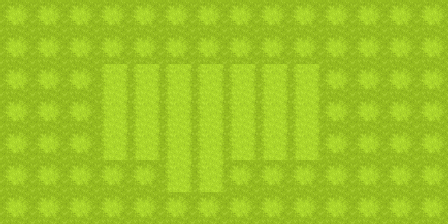

Rendered tile map (Tiled .tmx) drawn with the repository's tilesets; below, a short description and the full map source, tile grids included:
An orthogonal 14x7 tile map with 32x32 px tiles, 1 tile layer (level1), 2 tilesets.

<map version="1.4" tiledversion="1.4.3" orientation="orthogonal" renderorder="right-down" width="14" height="7" tilewidth="32" tileheight="32" infinite="0" nextlayerid="3" nextobjectid="1">
 <editorsettings>
  <export target="maps..tmx" format="tmx" />
 </editorsettings>
 <tileset firstgid="1" name="grass01" tilewidth="32" tileheight="32" tilecount="5" columns="5">
  <image source="../spritesheets/grass01.png" width="170" height="34" />
 </tileset>
 <tileset firstgid="6" name="mal01" tilewidth="32" tileheight="32" tilecount="12" columns="12">
  <image source="../spritesheets/mal01.png" width="384" height="32" />
 </tileset>
 <layer id="1" name="level1" width="14" height="7">
  <data encoding="csv">
1,1,1,1,1,1,1,1,1,1,1,1,1,1,
1,1,1,1,1,1,1,1,1,1,1,1,1,1,
1,1,1,2,2,2,2,2,2,2,1,1,1,1,
1,1,1,2,2,2,2,2,2,2,1,1,1,1,
1,1,1,2,2,2,2,2,2,2,1,1,1,1,
1,1,1,1,1,2,2,1,1,1,1,1,1,1,
1,1,1,1,1,1,1,1,1,1,1,1,1,1
</data>
 </layer>
</map>